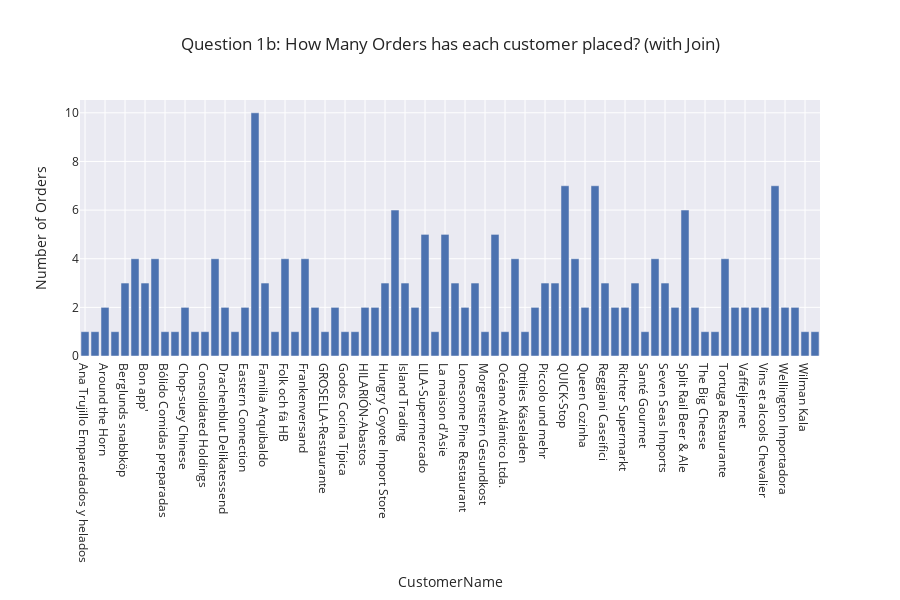

Here is the notebook cell this chart was saved with:
### Code cell
# Plot Vertical Bar Chart:  Count of Orders by Customer  
# Note:  
fig = px.bar(df_orders_by_custname, 
             x='CustomerName', 
             y='OrderID',
             width=900,
             height=600,
             labels={},
             template='seaborn',
             title='Question 1b: How Many Orders has each customer placed? (with Join)')

fig.update_yaxes(showgrid=True,
                title_text='Number of Orders')

fig.show()

### Figure 1 — Plotly figure (JSON) as saved in the notebook; plotly's stock layout.template omitted (floating-point values rounded to 4 significant figures)
{"data": [{"alignmentgroup": "True", "hoverlabel": {"namelength": 0}, "hovertemplate": "CustomerName=%{x}<br>OrderID=%{y}", "legendgroup": "", "marker": {"color": "rgb(76,114,176)"}, "name": "", "offsetgroup": "", "orientation": "v", "showlegend": false, "textposition": "auto", "type": "bar", "x": ["Ana Trujillo Emparedados y helados", "Antonio Moreno Taquería", "Around the Horn", "B's Beverages", "Berglunds snabbköp", "Blondel père et fils", "Bon app'", "Bottom-Dollar Marketse", "Bólido Comidas preparadas", "Centro comercial Moctezuma", "Chop-suey Chinese", "Comércio Mineiro", "Consolidated Holdings", "Die Wandernde Kuh", "Drachenblut Delikatessend", "Du monde entier", "Eastern Connection", "Ernst Handel", "Familia Arquibaldo", "Folies gourmandes", "Folk och fä HB", "Franchi S.p.A.", "Frankenversand", "Furia Bacalhau e Frutos do Mar", "GROSELLA-Restaurante", "Galería del gastrónomo", "Godos Cocina Típica", "Gourmet Lanchonetes", "HILARIÓN-Abastos", "Hanari Carnes", "Hungry Coyote Import Store", "Hungry Owl All-Night Grocers", "Island Trading", "Königlich Essen", "LILA-Supermercado", "LINO-Delicateses", "La maison d'Asie", "Lehmanns Marktstand", "Lonesome Pine Restaurant", "Magazzini Alimentari Riuniti", "Morgenstern Gesundkost", "Mère Paillarde", "Océano Atlántico Ltda.", "Old World Delicatessen", "Ottilies Käseladen", "Pericles Comidas clásicas", "Piccolo und mehr", "Princesa Isabel Vinhoss", "QUICK-Stop", "Que Delícia", "Queen Cozinha", "Rattlesnake Canyon Grocery", "Reggiani Caseifici", "Ricardo Adocicados", "Richter Supermarkt", "Romero y tomillo", "Santé Gourmet", "Save-a-lot Markets", "Seven Seas Imports", "Simons bistro", "Split Rail Beer & Ale", "Suprêmes délices", "The Big Cheese", "Toms Spezialitäten", "Tortuga Restaurante", "Tradição Hipermercados", "Vaffeljernet", "Victuailles en stock", "Vins et alcools Chevalier", "Wartian Herkku", "Wellington Importadora", "White Clover Markets", "Wilman Kala", "Wolski"], "xaxis": "x", "y": [1, 1, 2, 1, 3, 4, 3, 4, 1, 1, 2, 1, 1, 4, 2, 1, 2, 10, 3, 1, 4, 1, 4, 2, 1, 2, 1, 1, 2, 2, 3, 6, 3, 2, 5, 1, 5, 3, 2, 3, 1, 5, 1, 4, 1, 2, 3, 3, 7, 4, 2, 7, 3, 2, 2, 3, 1, 4, 3, 2, 6, 2, 1, 1, 4, 2, 2, 2, 2, 7, 2, 2, 1, 1], "yaxis": "y"}], "layout": {"barmode": "relative", "height": 600, "legend": {"tracegroupgap": 0}, "title": {"text": "Question 1b: How Many Orders has each customer placed? (with Join)"}, "width": 900, "xaxis": {"anchor": "y", "domain": [0, 1], "title": {"text": "CustomerName"}}, "yaxis": {"anchor": "x", "domain": [0, 1], "showgrid": true, "title": {"text": "Number of Orders"}}}}
